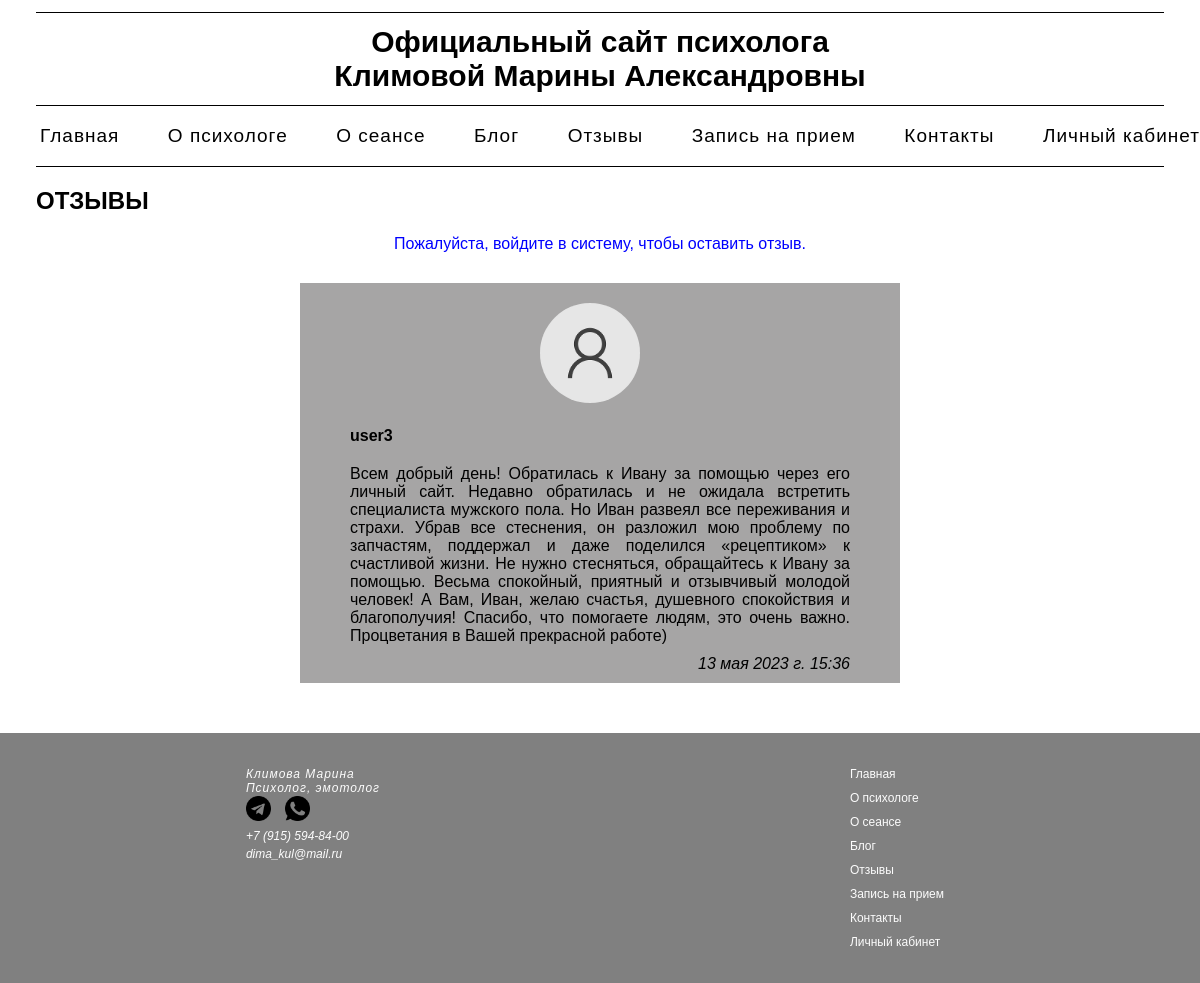
/reviews/, run on an earlier commit of the app's database.
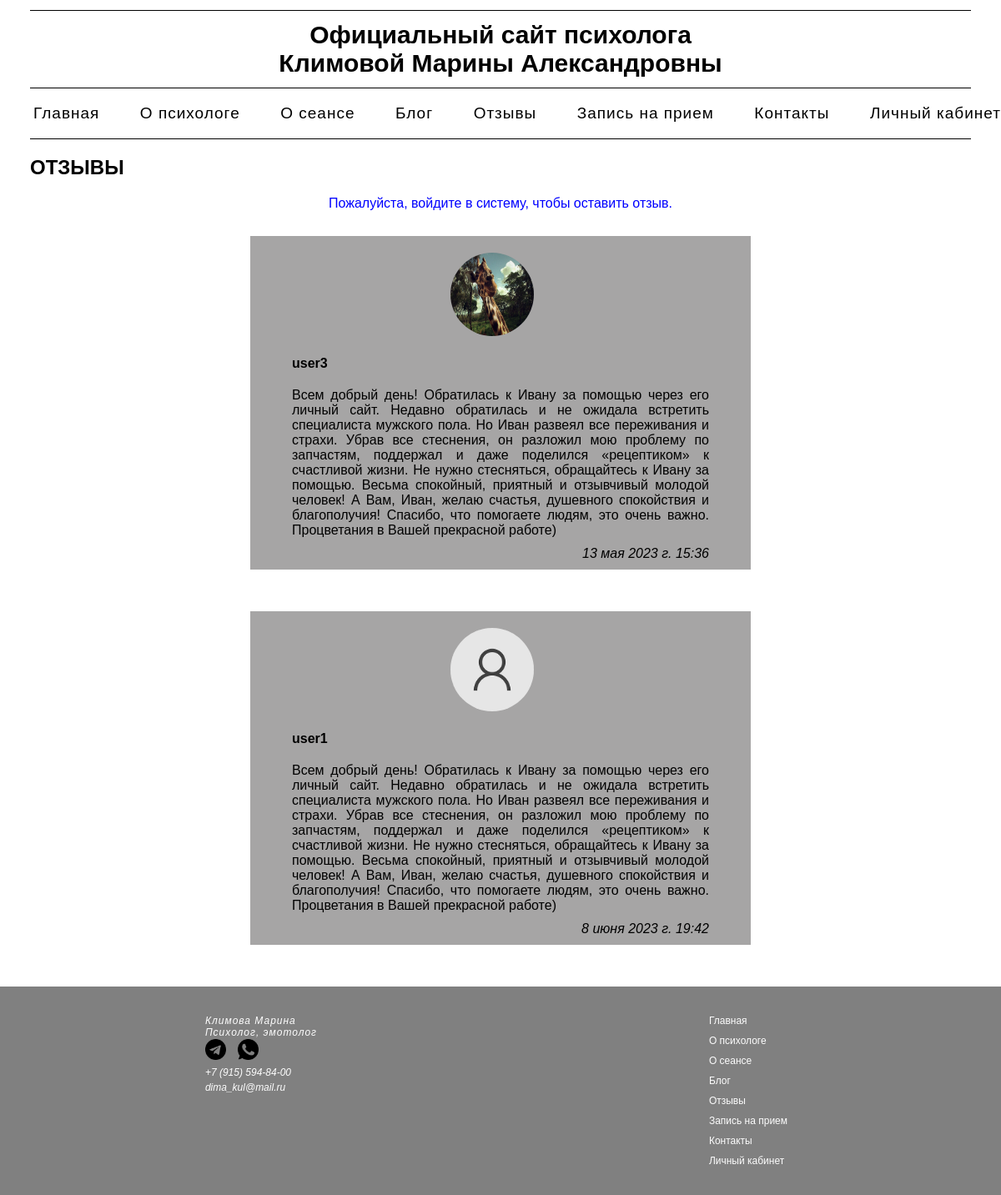
And on a later commit of the database.
### main/models.py (models this page shows, shortened)
class Feedback(models.Model):
    owner = models.ForeignKey(Profile, on_delete=models.CASCADE, null=True, verbose_name='Имя пользователя')
    body = models.TextField(null=True, blank=True, verbose_name='Отзыв')
    created = models.DateTimeField(auto_now_add=True, verbose_name='Дата публикации')
    class Meta:
        verbose_name = 'Отзыв'
        verbose_name_plural = 'Отзывы'

### personal_account/models.py (models this page shows, shortened)
class Profile(models.Model):
    user = models.OneToOneField(User, on_delete=models.CASCADE, null=True, blank=True, verbose_name='Имя пользователя')
    username = models.CharField(max_length=200, null=True, blank=True, verbose_name='Имя пользователя')
    name = models.CharField(max_length=200, null=True, blank=True, verbose_name='Имя')
    surname = models.CharField(max_length=200, null=True, blank=True, verbose_name='Фамилия')
    patronymic = models.CharField(max_length=200, null=True, blank=True, verbose_name='Отчество')
    email = models.EmailField(max_length=500, null=False, blank=False)
    phoneNumber = PhoneNumberField(null=True, blank=True, verbose_name='Номер телефона')
    secondPhoneNumber = PhoneNumberField(null=True, blank=True, verbose_name='Доп. номер телефона')
    bio = models.TextField(null=True, blank=True, verbose_name='О себе')
    profile_image = models.ImageField(upload_to='profiles/', default='profiles/user-default.png', verbose_name='Фото')
    created = models.DateTimeField(auto_now_add=True, verbose_name='Дата регистрации')
    class Meta:
        verbose_name = "Профиль"
        verbose_name_plural = "Профили"

### main/views.py (the view, shortened to what this page needs)
# urls.py: path('reviews/', views.reviews, name="reviews"),
def reviews(request):
    profiles = Profile.objects.all()
    form = FeedbackForm()
    try:
        profile = Profile.objects.filter(user=request.user)
        feedbacks = Feedback.objects.all().values_list('owner__id', flat=True)
    except:
        profile = None
        feedbacks = None
    context = {"profiles": profiles, "form": form, "profile": profile, "feedbacks": feedbacks}
    return render(request, "main/reviews.html", context)

### main/templates/main/reviews.html (shortened to what this page needs)
{% extends 'main/menu.html' %}
{% block content %}
<h2 class="profile_h2">Отзывы</h2>
{% if request.user.profile.id in feedbacks %}
    <p class="profile_p">Вы уже оставляли свой отзыв</p>
{% else %}
    <div class="profile_a"><a href="{% url 'personal_account:login' %}">Пожалуйста, войдите в систему, чтобы оставить отзыв.</a></div>
{% endif %}
{% for profile in profiles %}
    {% for feedback in profile.feedback_set.all %}
        {% if request.user.profile.id == profile.id %}
            <div class="reviews_container">
                <div class="reviews">
                        <div class="reviews_img"><img src="{{ feedback.owner.profile_image.url }}" alt=""></div>
                        <div>
                            <div class="reviews_owner">{{ feedback.owner.username }}</div>
                            <div class="review_text">{{ feedback.body|linebreaksbr }}</div>
                            <div>{{ feedback.created }}</div>
                            <div class="del"><a href="{% url 'reviews_delete' %}">Удалить отзыв</a></div>
                        </div>
                </div>
            </div>
        {% else %}
            <div class="reviews_container">
                <div class="reviews">
                        <div class="reviews_img"><img src="{{ feedback.owner.profile_image.url }}" alt=""></div>
                        <div>
                            <div class="reviews_owner">{{ feedback.owner.username }}</div>
                            <div>{{ feedback.body|linebreaksbr }}</div>
                            <div class="reviews_date">{{ feedback.created }}</div>
                        </div>
                </div>
            </div>
        {% endif %}
    {% endfor %}
{% endfor %}
{% endblock %}

### main/templates/main/menu.html (shortened to what this page needs)
<!DOCTYPE html>
<html lang="en">
{% load static %}
<head>
    <link rel="stylesheet" href="{% static 'css/style.css' %}">
</head>
<body>
    <div class="underline"></div>
    <div class="title">
        <a href="{% url 'index' %}"> Официальный сайт психолога <br>
        Климовой Марины Александровны</a>
    </div>
    <div class="underline"></div>
    <div class="menu">
        <div class="wrap">
            {% include 'main/point_menu.html' %}
        </div>
    </div>
    <div class="underline"></div>
    <div>
        {% block content %}
        {% endblock %}
    </div>
<div class="footer">
    <div class="footer_block_1">
        <div class="footer_text">
            Климова Марина <br>Психолог, эмотолог
        </div>
        <div class="tg_ws_footer" >
            <a href="https://t.me/k_d_yu" target="_blank"><img src="{% static 'main/telegram.png' %}" alt="Telegram"></a>
            <a href="https://wa.me/9155948400" target="_blank"><img src="{% static 'main/whatsapp.png' %}" alt="WhatsApp" class="ws_footer"></a>
        </div>
        <div class="footer_tel">
            <a href="tel:+7 (915) 594-84-00">+7 (915) 594-84-00</a>
            <br>
            <a href="mailto:dima_kul@mail.ru" target="_blank">dima_kul@mail.ru</a>
        </div>
    </div>
    <div class="footer_block_2">
        {% include 'main/point_menu.html' %}
    </div>
</div>
</body>
</html>

### main/templates/main/point_menu.html
{% if request.user.is_authenticated %}
<ul>
    <li><a href="{% url 'index' %}">Главная</a></li>
    <li><a href="{% url 'about' %}">О психологе</a></li>
    <li><a href="{% url 'session' %}">О сеансе</a></li>
    <li><a href="{% url 'blog:blogs' %}">Блог</a></li>
    <li><a href="{% url 'reviews' %}">Отзывы</a></li>
    <li><a href="{% url 'make_an_appointment' %}">Запись на прием</a></li>
    <li><a href="{% url 'contacts' %}">Контакты</a></li>
    <li class="username"><a href="{% url 'personal_account:profile_user' %}">{{ user.username }}</a></li>
</ul>
{% else %}
<ul>
    <li><a href="{% url 'index' %}">Главная</a></li>
    <li><a href="{% url 'about' %}">О психологе</a></li>
    <li><a href="{% url 'session' %}">О сеансе</a></li>
    <li><a href="{% url 'blog:blogs' %}">Блог</a></li>
    <li><a href="{% url 'reviews' %}">Отзывы</a></li>
    <li><a href="{% url 'make_an_appointment' %}">Запись на прием</a></li>
    <li><a href="{% url 'contacts' %}">Контакты</a></li>
    <li><a href="{% url 'personal_account:login' %}">Личный кабинет</a></li>
</ul>
{% endif %}

### main/static/css/style.css (style rules this page uses)
body { background: white; padding: 0; font-family: Arial, Helvetica, sans-serif; max-width: 1600px; min-width: 400px; height: 100%; margin: 0 auto; }
.wrap { max-width: 1200px; margin: 0 auto; }
.title { margin: 1% 0 1% 0; text-align: center; font-weight: bold; font-size: 30px; }
.title a { color: black; text-decoration: none; display: block; }
.underline { background: black; margin: 1% 3% 0 3%; height: 1px; }
.menu ul { display: flex; flex-wrap: wrap; list-style: none; font-size: 19px; justify-content: space-between; }
.menu li { letter-spacing: 1px; }
.menu a { text-decoration: none; color: black; }
.footer { background-color: gray; padding: 2% 3% 2% 3%; display: flex; flex-wrap: wrap; justify-content: space-around; align-items: baseline; box-sizing: border-box; }
.footer_text { color: rgb(252, 252, 252); font-size: 12px; font-style: italic; letter-spacing: 1px; margin-bottom: 1%; }
.tg_ws_footer img { width: 25px; height: 25px; margin-bottom: 0.5%; }
.ws_footer { margin-left: 10px; }
.footer_tel a { color: rgb(252, 252, 252); text-decoration: none; font-size: 12px; font-style: italic; }
.footer_block_2 ul { list-style: none; margin: 0; font-size: 12px; }
.footer_block_2 a { color: rgb(252, 252, 252); text-decoration: none; }
.footer_block_2 li { margin: 10px; }
.profile_h2 { margin-left: 3%; text-transform: uppercase; }
.reviews_container { display: flex; justify-content: center; }
.reviews img { width: 100px; height: 100px; border-radius: 50%; margin-right: 20px; margin-top: 20px; }
.reviews { width: 50%; text-align: justify; background-color: rgb(166, 165, 165); margin-bottom: 50px; padding: 0px 50px 0 50px; box-sizing: border-box; }
.reviews_img { text-align: center; }
.reviews_owner { margin-top: 20px; font-weight: bold; margin-bottom: 20px; align-items: baseline; }
.reviews_date { margin-top: 10px; font-style: italic; text-align: right; margin-bottom: 10px; }
.profile_a { text-align: center; margin-bottom: 30px; }
.profile_a a { text-decoration: none; color: blue; }

What changed in the data, as far as the page shows it:
changed through a linked row, Feedback "13 мая 2023 г. 15:36": owner.profile_image: picture added in place of a placeholder
added Feedback: owner.profile_image (placeholder picture), owner.username "user1", body "Всем добрый день! Обратилась к Ивану за помощью через его личный сайт. Недавно обратилась и не ожидала встретить специалиста мужского пола. Но Иван развеял все переживания и страхи. Убрав все стеснения, он разложил мою проблему по запчастям, поддержал и даже поделился «рецептиком» к счастливой жизни. Не нужно стесняться, обращайтесь к Ивану за помощью. Весьма спокойный, приятный и отзывчивый молодой человек! А Вам, Иван, желаю счастья, душевного спокойствия и благополучия! Спасибо, что помогаете людям, это очень важно. Процветания в Вашей прекрасной работе)", created "8 июня 2023 г. 19:42"
